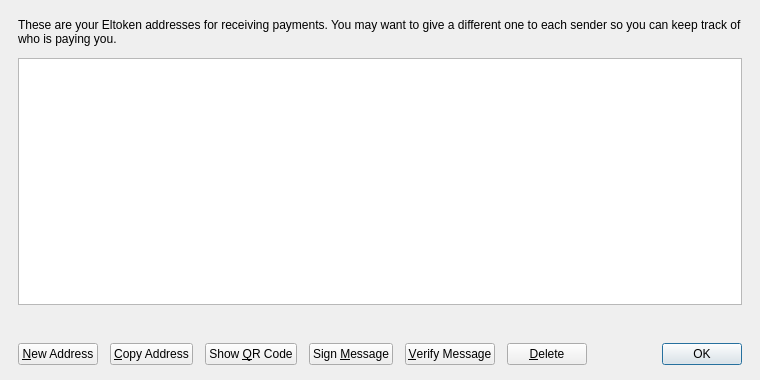
<?xml version="1.0" encoding="UTF-8"?>
<ui version="4.0">
 <class>AddressBookPage</class>
 <widget class="QWidget" name="AddressBookPage">
  <property name="geometry">
   <rect>
    <x>0</x>
    <y>0</y>
    <width>760</width>
    <height>380</height>
   </rect>
  </property>
  <property name="windowTitle">
   <string>Address Book</string>
  </property>
  <layout class="QVBoxLayout" name="verticalLayout">
   <property name="spacing">
    <number>12</number>
   </property>
   <property name="leftMargin">
    <number>18</number>
   </property>
   <property name="topMargin">
    <number>18</number>
   </property>
   <property name="rightMargin">
    <number>18</number>
   </property>
   <property name="bottomMargin">
    <number>15</number>
   </property>
   <item>
    <widget class="QLabel" name="labelExplanation">
     <property name="text">
      <string>These are your Eltoken addresses for receiving payments. You may want to give a different one to each sender so you can keep track of who is paying you.</string>
     </property>
     <property name="textFormat">
      <enum>Qt::PlainText</enum>
     </property>
     <property name="wordWrap">
      <bool>true</bool>
     </property>
    </widget>
   </item>
   <item>
    <widget class="QTableView" name="tableView">
     <property name="contextMenuPolicy">
      <enum>Qt::CustomContextMenu</enum>
     </property>
     <property name="toolTip">
      <string>Double-click to edit address or label</string>
     </property>
     <property name="tabKeyNavigation">
      <bool>false</bool>
     </property>
     <property name="selectionMode">
      <enum>QAbstractItemView::SingleSelection</enum>
     </property>
     <property name="selectionBehavior">
      <enum>QAbstractItemView::SelectRows</enum>
     </property>
     <property name="sortingEnabled">
      <bool>true</bool>
     </property>
     <attribute name="verticalHeaderVisible">
      <bool>false</bool>
     </attribute>
    </widget>
   </item>
   <item>
    <widget class="QLabel" name="labelLine">
     <property name="styleSheet">
      <string notr="true">border-sytle: none; border-bottom: 1px solid rgb(206, 206, 206);</string>
     </property>
    </widget>
   </item>
   <item>
    <layout class="QHBoxLayout" name="horizontalLayout">
     <item>
      <widget class="QPushButton" name="newAddressButton">
       <property name="toolTip">
        <string>Create a new address</string>
       </property>
       <property name="text">
        <string>&amp;New Address</string>
       </property>
      </widget>
     </item>
     <item>
      <widget class="QPushButton" name="copyToClipboard">
       <property name="toolTip">
        <string>Copy the currently selected address to the system clipboard</string>
       </property>
       <property name="text">
        <string>&amp;Copy Address</string>
       </property>
      </widget>
     </item>
     <item>
      <widget class="QPushButton" name="showQRCode">
       <property name="text">
        <string>Show &amp;QR Code</string>
       </property>
      </widget>
     </item>
     <item>
      <widget class="QPushButton" name="signMessage">
       <property name="toolTip">
        <string>Sign a message to prove you own an Eltoken address</string>
       </property>
       <property name="text">
        <string>Sign &amp;Message</string>
       </property>
      </widget>
     </item>
     <item>
      <widget class="QPushButton" name="verifyMessage">
       <property name="toolTip">
        <string>Verify a message to ensure it was signed with a specified Eltoken address</string>
       </property>
       <property name="text">
        <string>&amp;Verify Message</string>
       </property>
      </widget>
     </item>
     <item>
      <widget class="QPushButton" name="deleteButton">
       <property name="toolTip">
        <string>Delete the currently selected address from the list</string>
       </property>
       <property name="text">
        <string>&amp;Delete</string>
       </property>
      </widget>
     </item>
     <item>
      <spacer name="horizontalSpacer">
       <property name="orientation">
        <enum>Qt::Horizontal</enum>
       </property>
       <property name="sizeHint" stdset="0">
        <size>
         <width>40</width>
         <height>20</height>
        </size>
       </property>
      </spacer>
     </item>
     <item>
      <widget class="QDialogButtonBox" name="buttonBox">
       <property name="sizePolicy">
        <sizepolicy hsizetype="Maximum" vsizetype="Fixed">
         <horstretch>0</horstretch>
         <verstretch>0</verstretch>
        </sizepolicy>
       </property>
       <property name="standardButtons">
        <set>QDialogButtonBox::Ok</set>
       </property>
      </widget>
     </item>
    </layout>
   </item>
  </layout>
 </widget>
 <resources>
  <include location="../eltoken.qrc"/>
 </resources>
 <connections/>
</ui>
